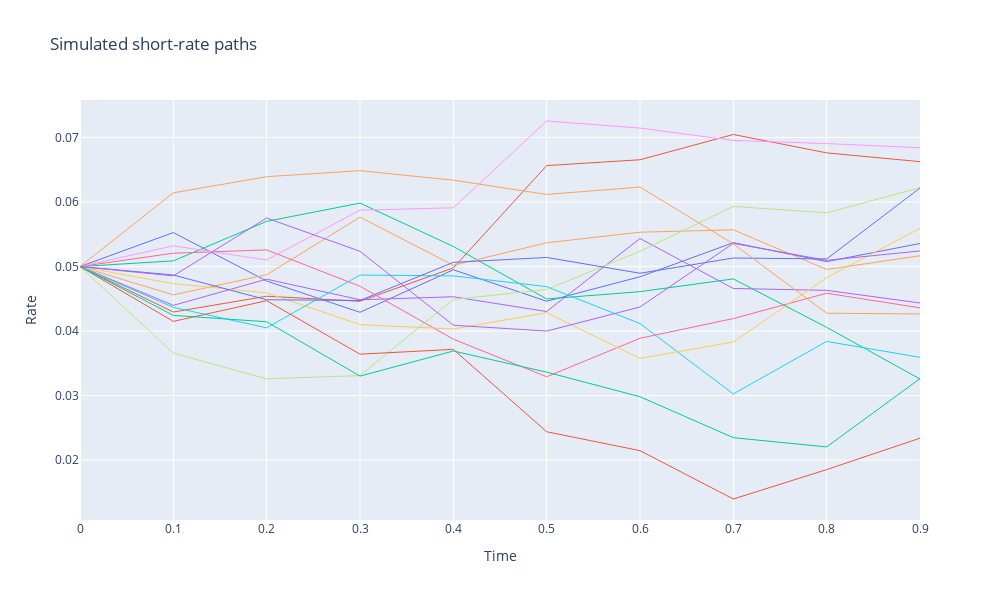

The cell this chart's notebook holds for it:
### Markdown cell above
### Short-rate paths visualised

Let's graph the short-rate paths first using a rather large stepsize, and second a smaller step size. As we saw in the previous table, we tend to converge to a more 'accurate' price given our assumptions, as we increase the number of steps (decrease the step size) and as we increase the number of simulations. Note, however, that we are converging towards our prior set of beliefs about the underlying process, and not necessarily towards the true process 😎.

### Code cell
import plotly.graph_objects as go
import pandas as pd
delta = 1/10
nSimulations = 15 
pricesChart, ratePathsChart = getSimulatedBondPrice(kappa, mu, sigma, r_0, nSimulations, delta, T)
ratePathsChart = ratePathsChart.T

ratePathsChart = pd.DataFrame(ratePathsChart)
fig = go.Figure()

for col in ratePathsChart.columns:
    fig.add_trace(go.Scatter(
        x=ratePathsChart.index*delta,
        y=ratePathsChart[col],
        mode='lines',
        name=str(col),
        line=dict(width=1)
    ))
            
fig.update_layout(
    title=f'Simulated short-rate paths', 
    xaxis_title='Time', 
    yaxis_title='Rate',
    showlegend=False,
    height=600,
    width=1000
)

fig.show()

### Figure 1 — Plotly figure (JSON) as saved in the notebook; plotly's stock layout.template omitted (floating-point values rounded to 4 significant figures)
{"data": [{"line": {"width": 1}, "mode": "lines", "name": "0", "type": "scatter", "x": [0, 0.1, 0.2, 0.3, 0.4, 0.5, 0.6, 0.7, 0.8, 0.9], "y": [0.05, 0.05526, 0.04776, 0.04291, 0.0495, 0.04463, 0.04842, 0.0537, 0.05076, 0.05358]}, {"line": {"width": 1}, "mode": "lines", "name": "1", "type": "scatter", "x": [0, 0.1, 0.2, 0.3, 0.4, 0.5, 0.6, 0.7, 0.8, 0.9], "y": [0.05, 0.04295, 0.0454, 0.04462, 0.04979, 0.06564, 0.06655, 0.07046, 0.06761, 0.06625]}, {"line": {"width": 1}, "mode": "lines", "name": "2", "type": "scatter", "x": [0, 0.1, 0.2, 0.3, 0.4, 0.5, 0.6, 0.7, 0.8, 0.9], "y": [0.05, 0.05088, 0.057, 0.05983, 0.05311, 0.04498, 0.04611, 0.04808, 0.04058, 0.03258]}, {"line": {"width": 1}, "mode": "lines", "name": "3", "type": "scatter", "x": [0, 0.1, 0.2, 0.3, 0.4, 0.5, 0.6, 0.7, 0.8, 0.9], "y": [0.05, 0.04399, 0.04805, 0.04486, 0.04532, 0.04303, 0.05435, 0.0466, 0.04631, 0.04436]}, {"line": {"width": 1}, "mode": "lines", "name": "4", "type": "scatter", "x": [0, 0.1, 0.2, 0.3, 0.4, 0.5, 0.6, 0.7, 0.8, 0.9], "y": [0.05, 0.04561, 0.04873, 0.05766, 0.0502, 0.05368, 0.05532, 0.05569, 0.04955, 0.05167]}, {"line": {"width": 1}, "mode": "lines", "name": "5", "type": "scatter", "x": [0, 0.1, 0.2, 0.3, 0.4, 0.5, 0.6, 0.7, 0.8, 0.9], "y": [0.05, 0.04368, 0.04051, 0.04868, 0.04855, 0.04689, 0.04117, 0.03026, 0.0384, 0.03594]}, {"line": {"width": 1}, "mode": "lines", "name": "6", "type": "scatter", "x": [0, 0.1, 0.2, 0.3, 0.4, 0.5, 0.6, 0.7, 0.8, 0.9], "y": [0.05, 0.05207, 0.05258, 0.04695, 0.03875, 0.03293, 0.03889, 0.04194, 0.04586, 0.04361]}, {"line": {"width": 1}, "mode": "lines", "name": "7", "type": "scatter", "x": [0, 0.1, 0.2, 0.3, 0.4, 0.5, 0.6, 0.7, 0.8, 0.9], "y": [0.05, 0.03659, 0.0326, 0.03311, 0.04489, 0.04644, 0.05236, 0.05932, 0.05832, 0.06222]}, {"line": {"width": 1}, "mode": "lines", "name": "8", "type": "scatter", "x": [0, 0.1, 0.2, 0.3, 0.4, 0.5, 0.6, 0.7, 0.8, 0.9], "y": [0.05, 0.05321, 0.05101, 0.05874, 0.0591, 0.07255, 0.07146, 0.06954, 0.06905, 0.0684]}, {"line": {"width": 1}, "mode": "lines", "name": "9", "type": "scatter", "x": [0, 0.1, 0.2, 0.3, 0.4, 0.5, 0.6, 0.7, 0.8, 0.9], "y": [0.05, 0.04734, 0.04592, 0.041, 0.04033, 0.04286, 0.03576, 0.03832, 0.04828, 0.05593]}, {"line": {"width": 1}, "mode": "lines", "name": "10", "type": "scatter", "x": [0, 0.1, 0.2, 0.3, 0.4, 0.5, 0.6, 0.7, 0.8, 0.9], "y": [0.05, 0.04869, 0.04486, 0.04475, 0.05065, 0.05141, 0.04896, 0.05132, 0.05118, 0.06217]}, {"line": {"width": 1}, "mode": "lines", "name": "11", "type": "scatter", "x": [0, 0.1, 0.2, 0.3, 0.4, 0.5, 0.6, 0.7, 0.8, 0.9], "y": [0.05, 0.0415, 0.04471, 0.03642, 0.03717, 0.0244, 0.02147, 0.01398, 0.01854, 0.02341]}, {"line": {"width": 1}, "mode": "lines", "name": "12", "type": "scatter", "x": [0, 0.1, 0.2, 0.3, 0.4, 0.5, 0.6, 0.7, 0.8, 0.9], "y": [0.05, 0.04243, 0.04144, 0.03303, 0.03691, 0.03364, 0.02983, 0.02349, 0.02206, 0.03264]}, {"line": {"width": 1}, "mode": "lines", "name": "13", "type": "scatter", "x": [0, 0.1, 0.2, 0.3, 0.4, 0.5, 0.6, 0.7, 0.8, 0.9], "y": [0.05, 0.04855, 0.05752, 0.05236, 0.04091, 0.04001, 0.04373, 0.05359, 0.05096, 0.05242]}, {"line": {"width": 1}, "mode": "lines", "name": "14", "type": "scatter", "x": [0, 0.1, 0.2, 0.3, 0.4, 0.5, 0.6, 0.7, 0.8, 0.9], "y": [0.05, 0.06142, 0.06392, 0.06486, 0.06338, 0.06117, 0.06232, 0.05352, 0.04277, 0.04265]}], "layout": {"height": 600, "showlegend": false, "title": {"text": "Simulated short-rate paths"}, "width": 1000, "xaxis": {"title": {"text": "Time"}}, "yaxis": {"title": {"text": "Rate"}}}}
